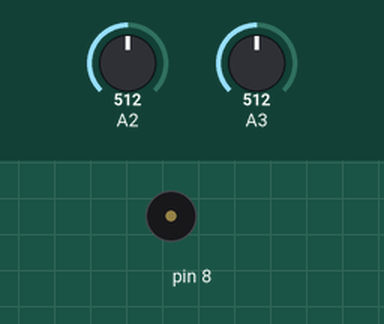
The sketch below on a simulated Arduino Uno, built with avr-gcc and run on an emulated ATmega328P. On the bench: buzzer (waves = sounding). The inputs (shaded band) are chosen by the test bench; at power-on: A2 = 512, A3 = 512. What the sketch prints to the serial monitor is not drawn.

Above: at 1.2 s.
1.3 s: A2 set to 783
3.0 s: A2 set to 816
At 4.4 s:
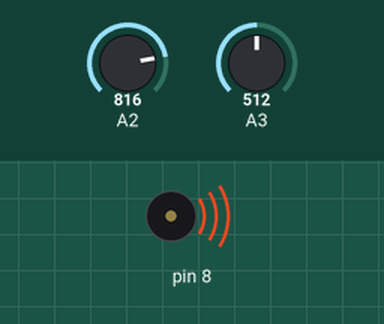
7.5 s: A2 set to 790
At 7.9 s:
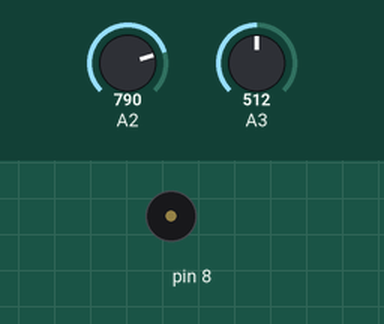
Timing chart, 0 to 10.0 s (numbered marks = the images above; inputs shaded):
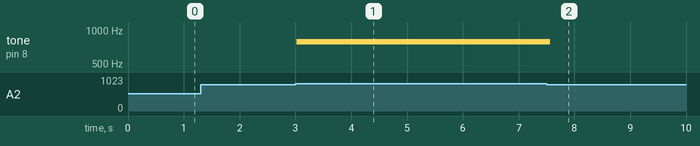

The sketch:

week10-7_arduino_serialmonitor_joystick_x_y_to_processing.ino
```cpp
//week10-7_arduino_serialmonitor_joystick_x_y_to_processing
//修改自week10-5_arduino_serialmonitor_joystick_to_processing
void setup() {
  // put your setup code here, to run once:
  Serial.begin(9600);
  pinMode(2,INPUT_PULLUP);//拉高變5V真的按下去變0V
  //pinModee(3,INPUT);
  pinMode(8,OUTPUT);
}//pin2扮成按鈕，可以high可以low


void loop() {//1秒鐘會跑1000Hz太快了，要慢一點才行
delay(30);
int x=analogRead(A2);//把搖桿X接到A2
int y=analogRead(A3);//把搖桿X接到A3
Serial.write(x/4);//把0~1023變0~255
Serial.write(y/4);
if(x>800) tone(8,784,100);
if(x<200) tone(8,523,100);
if(y>900) tone(8,659,100);
if(y<100) tone(8,500,100);//亂取的

}
```

Measured:
- the behaviour switches between 800 and 801 on A2 (found by bisection; images 0 and 1)
- after the input at 1.3 s, every drawn part: stays the same
- after the input at 3.0 s, tone on pin 8: silent → 784 Hz at once
- after the input at 7.5 s, tone on pin 8: 784 Hz → silent after 0.07 s
